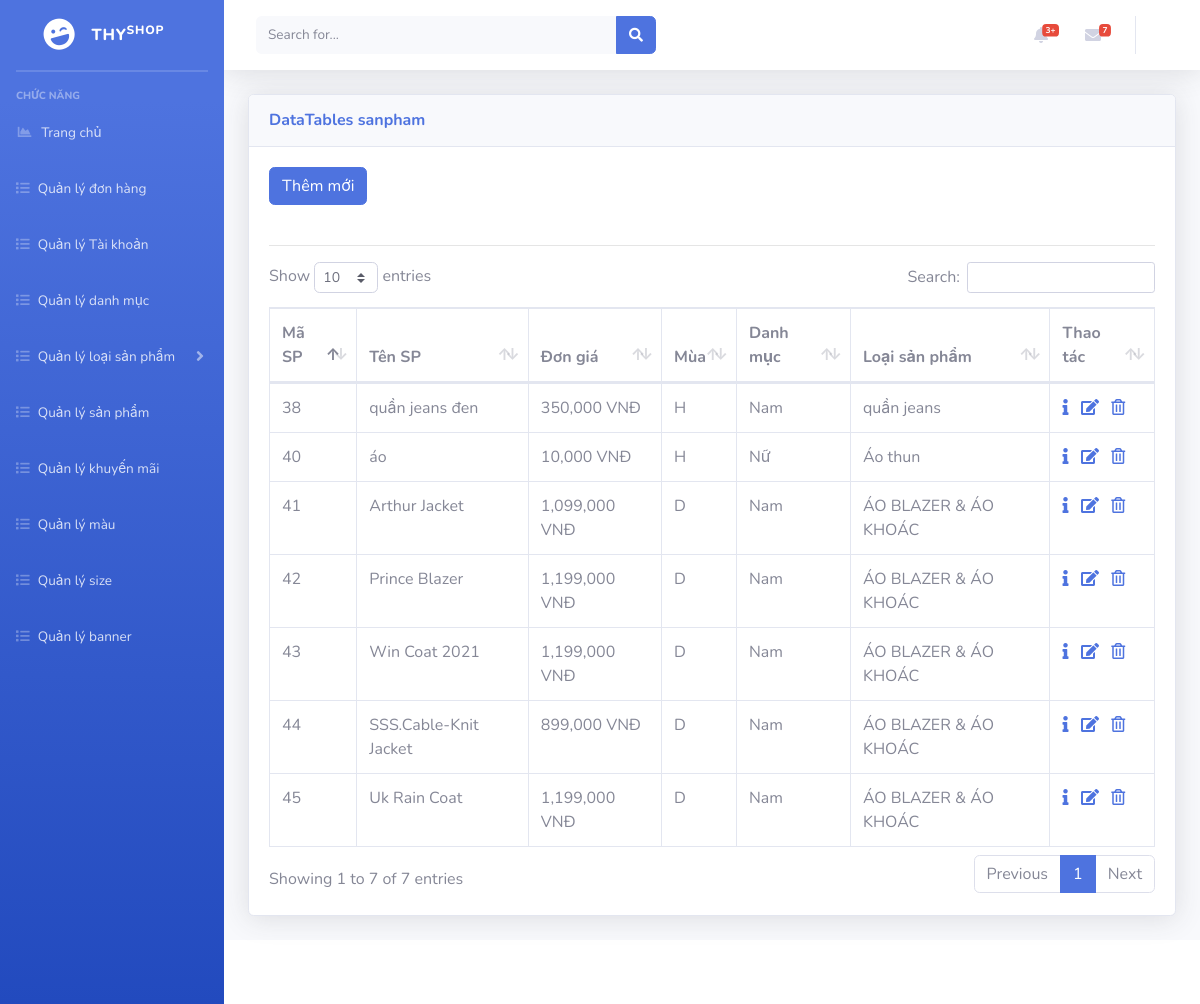
/admin/index.php?mod=sanpham (signed in), run on an earlier commit of the app's database.
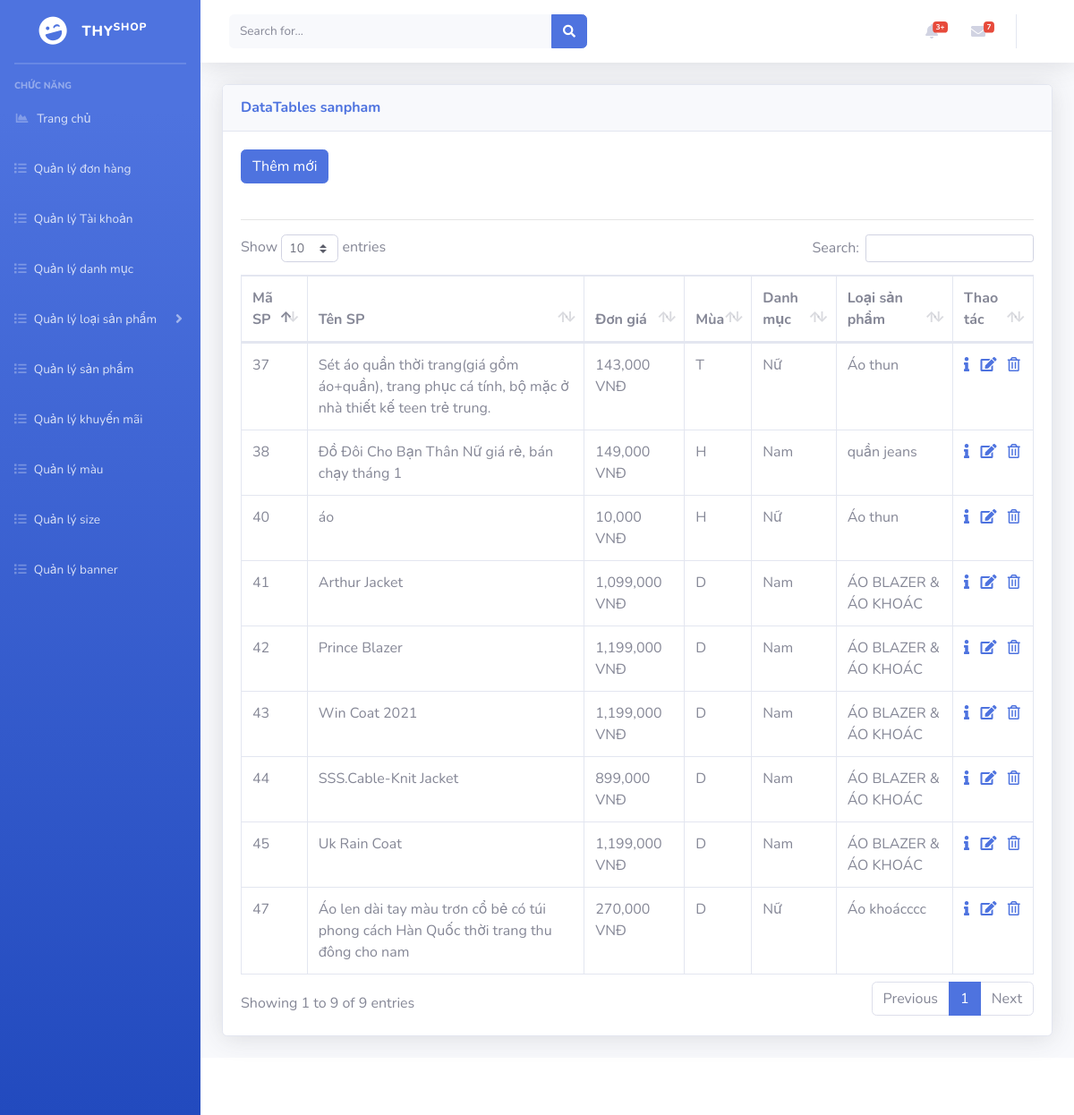
And on a later commit of the database.
### tables this page shows
CREATE TABLE `sanpham` (
  `idSP` int(11) NOT NULL,
  `tenSP` varchar(100) NOT NULL,
  `donGia` decimal(10,0) NOT NULL,
  `mua` char(1) NOT NULL,
  `moTa` text NOT NULL,
  `trangThai` char(1) NOT NULL,
  `idLSP` int(11) NOT NULL
);

CREATE TABLE `loaisanpham` (
  `idLSP` int(11) NOT NULL,
  `tenLSP` varchar(200) NOT NULL,
  `trangThai` char(1) NOT NULL,
  `idDM` int(11) NOT NULL
);

CREATE TABLE `danhmuc` (
  `idDM` int(11) NOT NULL,
  `tenDM` varchar(200) NOT NULL,
  `trangThai` varchar(200) NOT NULL
);

### admin/models/connection.php (called while the page is built, shortened)
<?php
    class Connection{
        function __construct()
        {
            $server_name ="localhost";
            $username ="root";
            $password ="";
            $db_name ="shopthy";
            $this->conn = new mysqli($server_name,$username,$password,$db_name);
        }
    }
?>

### admin/models/model.php (called while the page is built, shortened)
<?php
 require_once('./models/connection.php');
class Model
{
    function __construct()
    {
        $conn_obj = new Connection();
        $this->conn = $conn_obj->conn;
    }
}
?>

### admin/controller/sanPhamController.php (called while the page is built, shortened)
<?php
require_once('./models/sanPhamModel.php');
class sanPhamController
{
    var $sp_model;
    public function __construct()
    {
        $this->sp_model = new sanPhamModel();
    }
    public function getAllSanPham()
    {
        $data = $this->sp_model->getAllSanPham();
        return $data;
    }
}

### admin/models/sanPhamModel.php (called while the page is built, shortened)
<?php
require_once('./models/model.php');
class sanPhamModel extends Model
{
    public function getAllSanPham()
    {
        $sql = "select * from sanpham where trangThai = 1";
        $rs = $this->conn->query($sql);
        $data = array();
        if ($rs->num_rows > 0) {
            while ($row = $rs->fetch_assoc()) {
                $data[] = $row;
            }
        }
        return $data;
    }
}

### admin/controller/loaiSanPhamController.php (called while the page is built, shortened)
<?php
    require_once('./models/loaiSanPhamModel.php');
    class loaiSanPhamController{
        var $lsp_model;
        public function __construct()
        {
            $this->lsp_model = new loaiSanPhamModel();
        }
        public function getTenLoaiSanPham($id){
            return $this->lsp_model->getTenLoaiSanPham($id);
        }
        public function getIdDanhmuc($id)
        {
            return $this->lsp_model->getIdDanhMuc($id);
        }
    }

### admin/models/loaiSanPhamModel.php (called while the page is built, shortened)
<?php
require_once("./models/model.php");
class loaiSanPhamModel extends Model
{
    public function getTenLoaiSanPham($id)
    {
        $query = "select tenLSP from loaisanpham where idLSP ='$id' ";
        $rs = $this->conn->query($query)->fetch_assoc();
        return $rs['tenLSP'];
    }
    public function getIdDanhMuc($id)
    {
        $query = "select idDM from loaisanpham where idLSP ='$id' ";
        $rs = $this->conn->query($query)->fetch_assoc();
        return $rs['idDM'];
    }
}

### admin/controller/danhMucController.php (called while the page is built, shortened)
<?php
require_once('./models/danhmucModel.php');
class danhMucController
{
    var $dm_model;
    public function __construct()
    {
        $this->dm_model = new DanhMucModel();
    }
    public function getTenDM($idDM)
    {
        $tenDM = $this->dm_model->getTenDM($idDM);
        return $tenDM;
    }
}

### admin/models/danhmucModel.php (called while the page is built, shortened)
<?php
require_once('./models/model.php');
class DanhMucModel extends Model
{
    public function getTenDM($idDM)
    {
        if ($idDM != null) {
            $sql = "select tenDM from danhmuc where idDM = '$idDM'";
            $rs = $this->conn->query($sql)->fetch_assoc();
            return $rs['tenDM'];
        }
    }
}

### admin/views/sanpham/sanphamView.php (the view, shortened to what the changed rows need)
<?php
    require_once('controller/sanPhamController.php');
    require_once('controller/loaiSanPhamController.php');
    require_once('controller/danhMucController.php');
    $sp_controller = new sanPhamController();
    $lsp_controller = new loaiSanPhamController();
    $dm_controller = new danhMucController();
    $data = $sp_controller->getAllSanPham();
?>
<a href="?mod=sanpham&act=add" type="button" class="btn btn-primary">Thêm mới</a>
<br>
<br>
<hr>
<?php
    if($data == null){ ?>
        <p>Không có sản phẩm nào</p>
<?php
    }
    else{
?>
<table class="table table-bordered" id="dataTable" width="100%" cellspacing="0">
    <thead>
        <tr>
        <th scope="col">Mã SP</th>
        <th scope="col">Tên SP</th>
        <th scope="col">Đơn giá</th>
        <th scope="col">Mùa</th>
        <th scope="col">Danh mục</th>
        <th scope="col">Loại sản phẩm</th>
        <th scope="col">Thao tác</th>
        </tr>
    </thead>
    <tbody>
        <?php foreach ($data as $row) { ?>
        <tr>
            <td><?= $row['idSP'] ?></td>
            <td><?= $row['tenSP'] ?></td>
            <td><?= number_format($row['donGia'], 0) ." VNĐ";  ?></td>
            <td><?= $row['mua'] ?></td>
            <td><?= $dm_controller->getTenDM($lsp_controller->getIdDanhmuc((int)$row['idLSP'])) ?></td>
            <td><?= $lsp_controller->getTenLoaiSanPham((int)$row['idLSP']) ?></td>
            <td>
                <a href="?mod=sanpham&act=detail&id=<?= $row['idSP'] ?>"><i class="fas fa-info"></i></a> &nbsp;
                <a href="?mod=sanpham&act=edit&id=<?= $row['idSP'] ?>"><i class="fas fa-edit"></i></a> &nbsp;
                <a href="?mod=sanpham&act=delete&id=<?= $row['idSP'] ?>" onclick="return confirm('Bạn có thật sự muốn xóa ?');">
                    <i class="far fa-trash-alt"></i>
                </a>
            </td>
        </tr>
        <?php } ?>
</table>
<?php
    }
?>

### admin/index.php (shortened to what the changed rows need)
<!DOCTYPE html>
<html lang="en">
<head>
    <link href="./assets/vendor/fontawesome-free/css/all.min.css" rel="stylesheet" type="text/css">
    <link href="./assets/css/sb-admin-2.min.css" rel="stylesheet">
    <link href="./assets/vendor/datatables/dataTables.bootstrap4.min.css" rel="stylesheet">
    <link href="../admin/assets/css/mayin.css" rel="stylesheet">
</head>
<body id="page-top">
    <div id="wrapper">
        <div id="content-wrapper" class="d-flex flex-column">
            <div id="content">
                <div class="container-fluid">
                    <div class="card shadow mb-4">
                            <?php
                            $mod = isset($_GET['mod']) ? $_GET['mod'] : "";
                            require_once('./controller/danhMucController.php');
                            ?>
                        <div class="card-body">
                            <div class="table-responsive">
                                <?php
                                $act = isset($_GET['act']) ? $_GET['act'] : "";
                                switch ($mod) {
                                    case "sanpham":
                                        require_once('./controller/sanPhamController.php');
                                        switch ($act) {
                                            default:
                                                require_once('./views/sanpham/sanPhamView.php');
                                        }
                                        break;
                                }
                                ?>
                            </div>
                        </div>
                    </div>
                </div>
            </div>
        </div>
    </div>
</body>
</html>

What changed in the data, as far as the page shows it:
now on this page (row edited): sanpham: idSP "37", tenSP "Sét áo quần thời trang(giá gồm áo+quần), trang phục cá tính, bộ mặc ở nhà thiết kế teen trẻ trung.", donGia "143,000", mua "T", idLSP.tenDM "Nữ", idLSP.tenLSP "Áo thun"
changed sanpham "quần jeans": tenSP "quần jeans đen" → "Đồ Đôi Cho Bạn Thân Nữ giá rẻ, bán chạy tháng 1"; donGia "350,000" → "149,000"
added sanpham: idSP "47", tenSP "Áo len dài tay màu trơn cổ bẻ có túi phong cách Hàn Quốc thời trang thu đông cho nam", donGia "270,000", mua "D", idLSP.tenDM "Nữ", idLSP.tenLSP "Áo khoácccc"
Also different on the page:
text written by a page script: "Show entries Search: Showing 1 to 7 of 7 entries Previous 1 Next" → "Show entries Search: Showing 1 to 9 of 9 entries Previous 1 Next"
